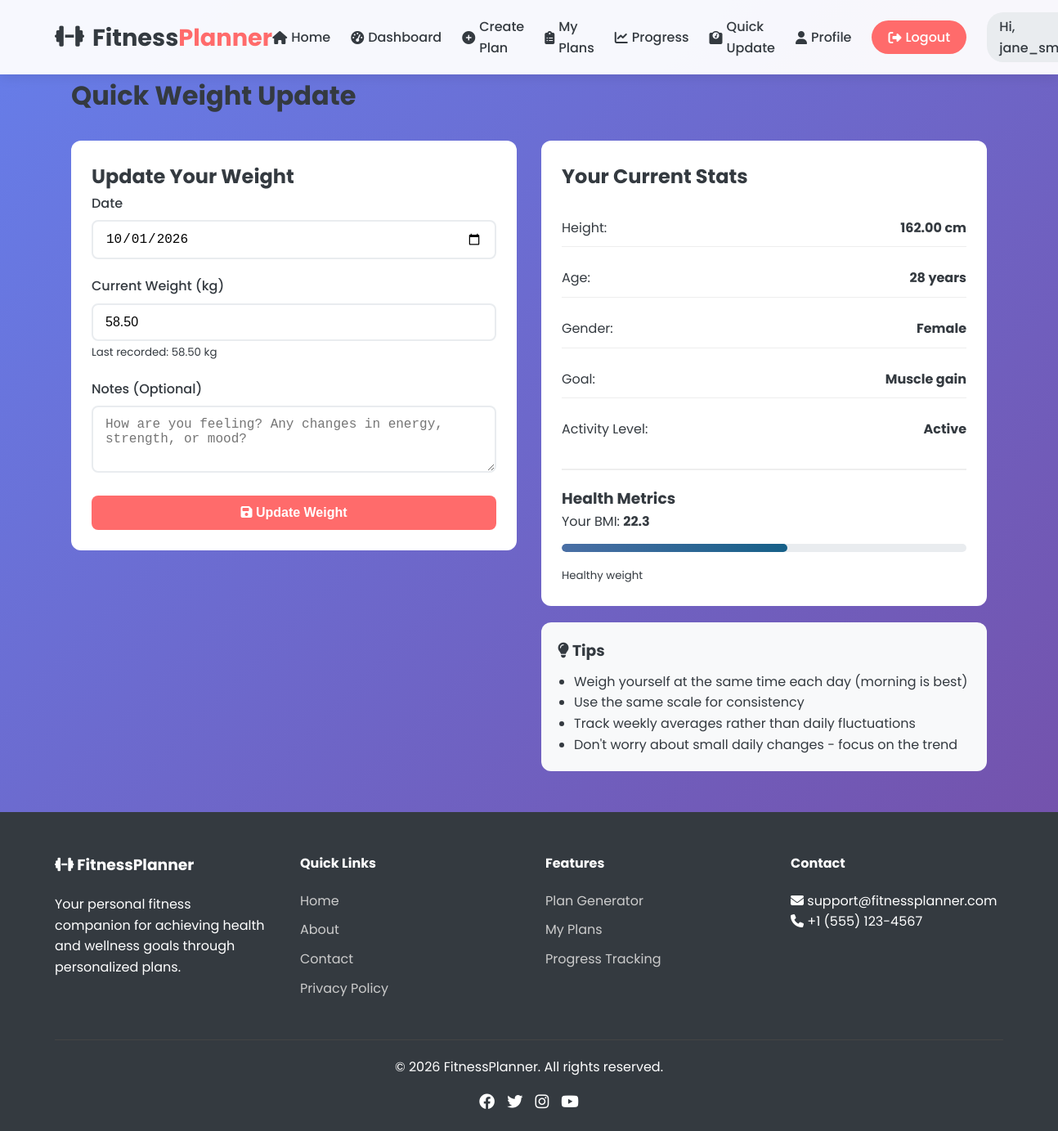
The app's page /quick_update.php (signed in) with its own data.
### tables this page shows
CREATE TABLE IF NOT EXISTS users (
    id INT PRIMARY KEY AUTO_INCREMENT,
    username VARCHAR(50) UNIQUE NOT NULL,
    email VARCHAR(100) UNIQUE NOT NULL,
    password VARCHAR(255) NOT NULL,
    full_name VARCHAR(100),
    age INT,
    gender ENUM('male', 'female', 'other'),
    height DECIMAL(5,2) COMMENT 'in centimeters',
    current_weight DECIMAL(5,2) COMMENT 'in kilograms',
    goal ENUM('weight_loss', 'muscle_gain', 'maintenance', 'bulking', 'endurance'),
    activity_level ENUM('sedentary', 'light', 'moderate', 'active', 'very_active'),
    created_at TIMESTAMP DEFAULT CURRENT_TIMESTAMP,
    last_login TIMESTAMP NULL,
    INDEX idx_username (username),
    INDEX idx_email (email)
);

### quick_update.php (the view, shortened to what this page needs)
<?php
require_once 'config/database.php';
$user_id = $_SESSION['user_id'];
$user_query = "SELECT * FROM users WHERE id = $user_id";
$user_result = $conn->query($user_query);
$user = $user_result->fetch_assoc();
$success = '';
require_once 'includes/header.php';
?>
<div class="container">
    <h1>Quick Weight Update</h1>
    <div style="display: grid; grid-template-columns: 1fr 1fr; gap: 30px; margin-top: 30px;">
        <div>
            <?php if($success): ?>
                <div class="alert alert-success">
                    <?php echo $success; ?>
                    <div style="margin-top: 15px;">
                        <a href="progress.php" class="btn">View Full Progress</a>
                        <a href="dashboard.php" class="btn">Back to Dashboard</a>
                    </div>
                </div>
            <?php else: ?>
                <div style="background: white; padding: 25px; border-radius: 12px;">
                    <h2>Update Your Weight</h2>
                    <form method="POST" action="">
                        <div class="form-group">
                            <label class="form-label" for="date">Date</label>
                            <input type="date" class="form-control" id="date" name="date"
                                   value="<?php echo date('Y-m-d'); ?>" required>
                        </div>
                        <div class="form-group">
                            <label class="form-label" for="weight">Current Weight (kg)</label>
                            <input type="number" class="form-control" id="weight" name="weight"
                                   step="0.1" min="30" max="200" value="<?php echo $user['current_weight'] ?? ''; ?>" required>
                            <small>Last recorded: <?php echo $user['current_weight'] ?? 'Not set'; ?> kg</small>
                        </div>
                        <div class="form-group">
                            <label class="form-label" for="notes">Notes (Optional)</label>
                            <textarea class="form-control" id="notes" name="notes" rows="3"
                                      placeholder="How are you feeling? Any changes in energy, strength, or mood?"></textarea>
                        </div>
                        <button type="submit" class="btn btn-block btn-accent">
                            <i class="fas fa-save"></i> Update Weight
                        </button>
                    </form>
                </div>
            <?php endif; ?>
        </div>
        <div>
            <div style="background: white; padding: 25px; border-radius: 12px; margin-bottom: 20px;">
                <h2>Your Current Stats</h2>
                <div style="display: grid; gap: 15px; margin-top: 20px;">
                    <div style="display: flex; justify-content: space-between; padding: 10px 0; border-bottom: 1px solid #eee;">
                        <span>Height:</span>
                        <strong><?php echo $user['height'] ?? 'Not set'; ?> cm</strong>
                    </div>
                    <div style="display: flex; justify-content: space-between; padding: 10px 0; border-bottom: 1px solid #eee;">
                        <span>Age:</span>
                        <strong><?php echo $user['age'] ?? 'Not set'; ?> years</strong>
                    </div>
                    <div style="display: flex; justify-content: space-between; padding: 10px 0; border-bottom: 1px solid #eee;">
                        <span>Gender:</span>
                        <strong><?php echo ucfirst($user['gender'] ?? 'Not set'); ?></strong>
                    </div>
                    <div style="display: flex; justify-content: space-between; padding: 10px 0; border-bottom: 1px solid #eee;">
                        <span>Goal:</span>
                        <strong><?php echo ucfirst(str_replace('_', ' ', $user['goal'] ?? 'Not set')); ?></strong>
                    </div>
                    <div style="display: flex; justify-content: space-between; padding: 10px 0;">
                        <span>Activity Level:</span>
                        <strong><?php echo ucfirst($user['activity_level'] ?? 'Not set'); ?></strong>
                    </div>
                </div>
                <?php if($user['height'] && $user['current_weight']): ?>
                    <div style="margin-top: 25px; padding-top: 20px; border-top: 2px solid #eee;">
                        <h3>Health Metrics</h3>
                        <?php
                        $height_m = $user['height'] / 100;
                        $bmi = $user['current_weight'] / ($height_m * $height_m);
                        ?>
                        <p>Your BMI: <strong><?php echo number_format($bmi, 1); ?></strong></p>
                        <div class="progress-bar" style="margin: 15px 0;">
                            <div class="progress-fill" style="width: <?php echo min(100, ($bmi / 40) * 100); ?>%"></div>
                        </div>
                        <small>
                            <?php
                            if ($bmi < 18.5) echo 'Underweight';
                            elseif ($bmi < 25) echo 'Healthy weight';
                            elseif ($bmi < 30) echo 'Overweight';
                            else echo 'Obese';
                            ?>
                        </small>
                    </div>
                <?php endif; ?>
            </div>
            <div style="background: #f8f9fa; padding: 20px; border-radius: 12px;">
                <h3><i class="fas fa-lightbulb"></i> Tips</h3>
                <ul style="margin-top: 10px; padding-left: 20px;">
                    <li>Weigh yourself at the same time each day (morning is best)</li>
                    <li>Use the same scale for consistency</li>
                    <li>Track weekly averages rather than daily fluctuations</li>
                    <li>Don't worry about small daily changes - focus on the trend</li>
                </ul>
            </div>
        </div>
    </div>
</div>
<?php
require_once 'includes/footer.php';
?>

### css/style.css (style rules this page uses)
* { margin: 0; padding: 0; box-sizing: border-box; }
:root { --primary: #4a6fa5; --secondary: #166088; --accent: #ff6b6b; --success: #4CAF50; --warning: #FFC107; --light: #f8f9fa; --dark: #343a40; --gray: #6c757d; --light-gray: #e9ecef; }
body { font-family: 'Poppins', sans-serif; line-height: 1.6; color: var(--dark); background: linear-gradient(135deg, #667eea 0%, #764ba2 100%); min-height: 100vh; }
.container { max-width: 1200px; margin: 0 auto; padding: 0 20px; }
.form-group { margin-bottom: 20px; }
.form-label { display: block; margin-bottom: 8px; font-weight: 500; color: var(--dark); }
.form-control { width: 100%; padding: 12px 15px; border: 2px solid var(--light-gray); border-radius: 8px; font-size: 1rem; transition: border-color 0.3s; }
.btn { display: inline-block; padding: 12px 30px; background: var(--primary); color: white; border: none; border-radius: 8px; font-size: 1rem; font-weight: 600; cursor: pointer; transition: background 0.3s; text-decoration: none; text-align: center; }
.btn-block { width: 100%; }
.btn-accent { background: var(--accent); }
.progress-bar { height: 10px; background: var(--light-gray); border-radius: 5px; margin: 20px 0; overflow: hidden; }
.progress-fill { height: 100%; background: linear-gradient(90deg, var(--primary), var(--secondary)); border-radius: 5px; transition: width 0.5s ease; }

### records on screen
users: weight "58.50", current_weight "58.50", height "162.00", age "28", gender "Female", goal "Muscle gain", activity_level "Active", bmi "22.3"
